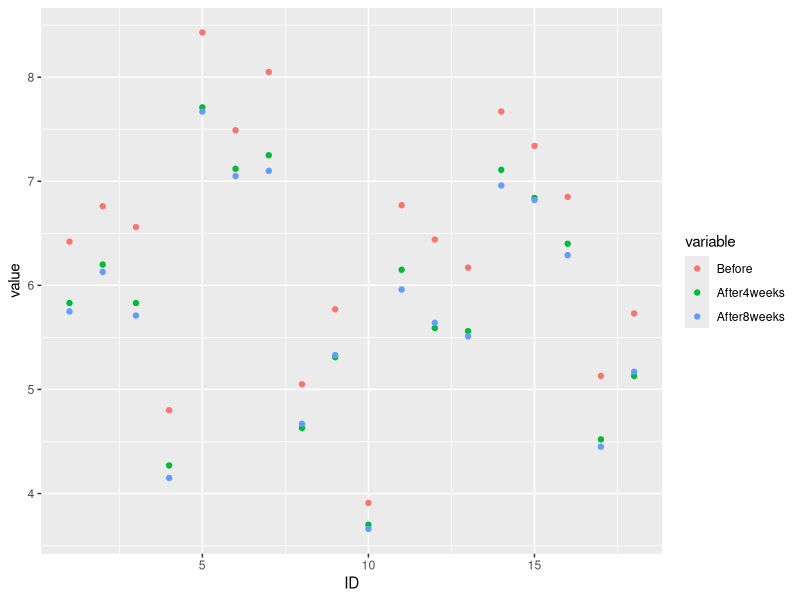
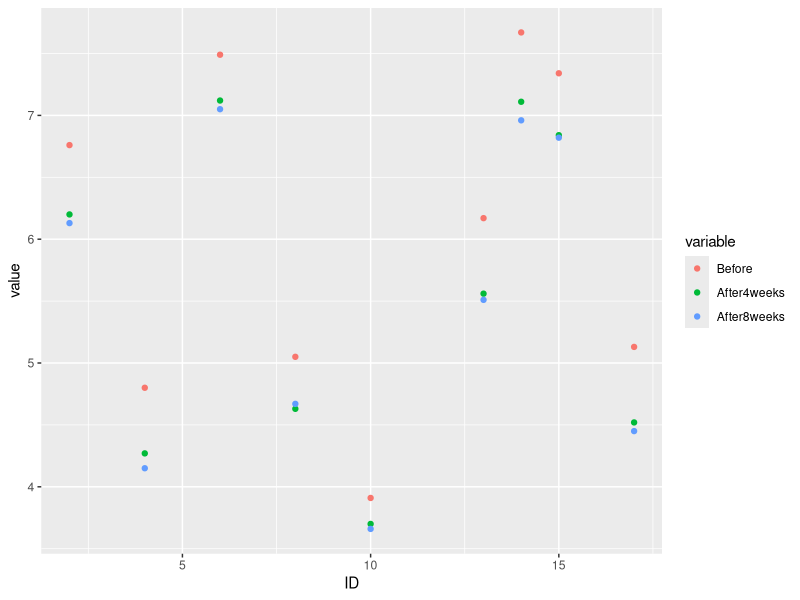
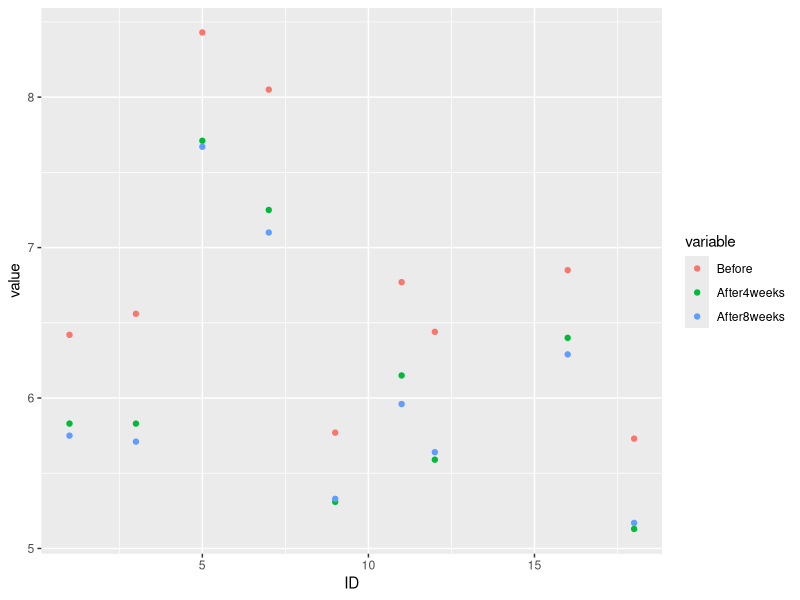

Generate these figures, in order, with R:
"Le premier [exercice] a pour but de faire une analyse de
visualisation avec R pour présenter la problématique générale"

"
Readme sur le dataset :

A study tested whether cholesterol was reduced after using a certain brand of margarine as part of a low fat, low cholesterol diet.
The subjects consumed on average 2.31g of the active ingredient, stanol easter, a day. This data set contains information on 18 people
using margarine to reduce cholesterol over three time points.
"
# installation des packages si besoin:
# install.packages("readr")
# install.packages("reshape2")
# install.packages("ggplot2")

#import des packages 
library(readr)      #lecteur de csv
library(reshape2)   #fonction melt 
library(ggplot2)    #plotting


#charger les données du csv dans une variable 'cholcsv'
cholcsv = read.csv("./data/Cholesterol_R.csv", header=TRUE, fileEncoding = 'UTF-8-BOM')


#avant de passer à la suite, il est iportant d'explorer un peu le CSV
#l'explorateur de variable de rstudio est bien pour cela.

#récuperer le header du fichier dans une variable 'header'
header = colnames(cholcsv)
header

#summary donne des stats rapides sur les colonnes
#la première colonne 'id' est exclue des stats (pas de sens de faire des stats sur un id autoincrémenté)
summary(cholcsv[-1])

#utilisation de la fonction table pour voir les catégories de la colone 'Margarine'
table(cholcsv$Margarine)

"
Il y a deux types de margarine dans le dataset : A et B
il faut faire 3 jeux de data :
  - Un pour le type A
  - Un pour le type B
  - Un avec les deux types mélangés

Pour voir si on peut observer des différences
"

typeA = cholcsv[cholcsv$Margarine=="A",]
typeB = cholcsv[cholcsv$Margarine=="B",]

#passer les données en format "Tall" pour plotter
melted.all = melt(cholcsv[-5], id.vars="ID")
melted.typeA = melt(typeA[-5], id.vars="ID")
melted.typeB = melt(typeB[-5], id.vars="ID")

# Création des plots. Pour ce faire, on utilise les données sous format 'tall'
ggplot(melted.all, aes(ID,value, col=variable)) + 
  geom_point()
#   +stat_smooth()

ggplot(melted.typeA, aes(ID,value, col=variable)) + 
  geom_point()


ggplot(melted.typeB, aes(ID,value, col=variable)) + 
  geom_point()


# Faire une ANOVA pour chercher différence type A et type B ?
# Faire une petite comparaison aux amélioration moyennes attendues avec statines ?


# ********************************************
# Pour tous types de margarine confondus :
# Amélioration moyenne en 4 semaines :
mean(cholcsv$Before - cholcsv$After4weeks)

# écart-type d'amélioration moyenne en 4 semaines:
sd(cholcsv$Before - cholcsv$After4weeks)

# Amélioration moyenne en 8 semaines :
mean(cholcsv$Before - cholcsv$After8weeks)

# écart-type :
sd(cholcsv$Before - cholcsv$After8weeks)
# ********************************************


# ********************************************
# Pour Margarine de type A :
# Amélioration moyenne en 4 semaines :
mean(typeA$Before - typeA$After4weeks)

# écart-type d'amélioration moyenne en 4 semaines:
sd(typeA$Before - typeA$After4weeks)

# Amélioration moyenne en 8 semaines :
mean(typeA$Before - typeA$After8weeks)

# écart-type :
sd(typeA$Before - typeA$After8weeks)
# ********************************************


# ********************************************
# Pour Margarine de type B :
# Amélioration moyenne en 4 semaines :
mean(typeB$Before - typeB$After4weeks)

# écart-type d'amélioration moyenne en 4 semaines:
sd(typeB$Before - typeB$After4weeks)

# Amélioration moyenne en 8 semaines :
mean(typeB$Before - typeB$After8weeks)

# écart-type :
sd(typeB$Before - typeB$After8weeks)
# ********************************************
